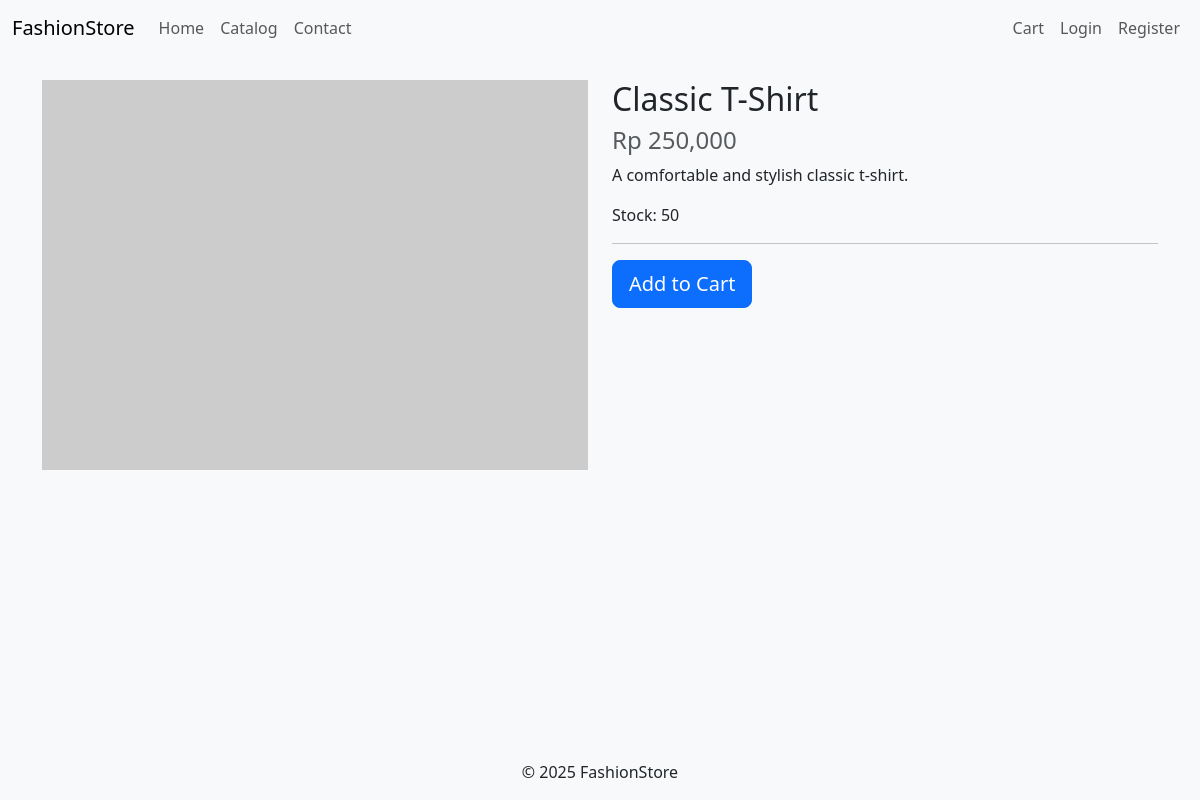
Page /product/1 on the committed database.
### app/models.py (models this page shows, shortened)
class Product(db.Model):
    id = db.Column(db.Integer, primary_key=True)
    name = db.Column(db.String(100), nullable=False)
    description = db.Column(db.Text, nullable=False)
    price = db.Column(db.Integer, nullable=False)
    stock = db.Column(db.Integer, nullable=False, default=1)
    image_file = db.Column(db.String(20), nullable=False, default='default.jpg')

### app/routes.py (the view)
@main.route("/product/<int:product_id>")
def product_detail(product_id):
    product = Product.query.get_or_404(product_id)
    return render_template('product_detail.html', title=product.name, product=product)

### app/templates/product_detail.html
{% extends "base.html" %}
{% block content %}
<div class="row">
    <div class="col-md-6">
        <img src="http://placehold.it/700x500" class="img-fluid" alt="{{ product.name }}">
    </div>
    <div class="col-md-6">
        <h2>{{ product.name }}</h2>
        <h4 class="text-muted">Rp {{ "{:,.0f}".format(product.price) }}</h4>
        <p>{{ product.description }}</p>
        <p>Stock: {{ product.stock }}</p>
        <hr>
        <a href="{{ url_for('main.add_to_cart', product_id=product.id) }}" class="btn btn-primary btn-lg">Add to Cart</a>
    </div>
</div>
{% endblock content %}

### app/static/css/style.css (style rules this page uses)
:root { --primary-color: #0d6efd; --secondary-color: #6c757d; --background-color: #f8f9fa; --font-color: #212529; }
body { display: flex; flex-direction: column; min-height: 100vh; background-color: var(--background-color); color: var(--font-color); }

### rows in the picture
Product: name "Classic T-Shirt", price "250,000", description "A comfortable and stylish classic t-shirt.", stock "50"
